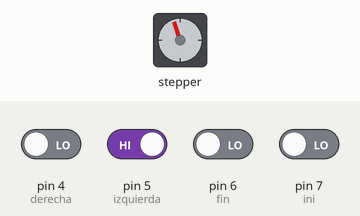
Recording of a sketch running on a simulated Arduino Uno, built with avr-gcc and run on an emulated ATmega328P. Shown: stepper motor. Wiring (inferred from the names in the program): stepper motor driver (200 steps per turn assumed): step pin 8; direction pin 9. The inputs (shaded band) are chosen by the test bench; at power-on: pin 5 (izquierda) HIGH, pin 4 (derecha), pin 6 (fin), pin 7 (ini) LOW.

Above: at 1.25 s.
1.3 s: pin 4 (derecha) driven HIGH
2.8 s: pin 5 (izquierda) driven LOW
At 2.95 s:
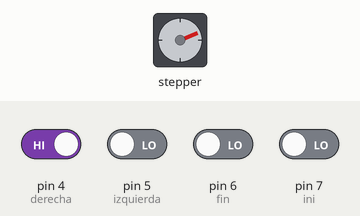
At 3.55 s:
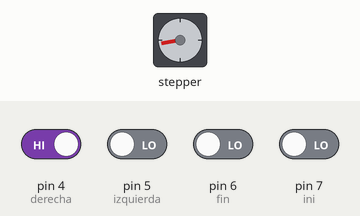
Timing chart, 0 to 14.8 s (numbered marks = the images above; inputs shaded):
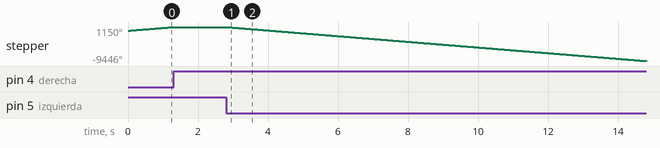

The sketch:

Motor.ino
```cpp
const int derecha = 4; // push button movimiento hacia derecha
const int izquierda = 5; // push button movimiento hacia izquierda
const int fin  = 6; // final de carrera
const int ini = 7; // final de carrera

const int STEP = 8; //
const int DIR = 9; //
const int V = 1; // velocidad, 1 TORNILLO, 5 FAJA Y CREMALLERA,


void setup() {
  // put your setup code here, to run once:
  pinMode(derecha, INPUT);
  pinMode(izquierda, INPUT);
  pinMode(fin, INPUT);
  pinMode(ini, INPUT);

  pinMode(STEP, OUTPUT);
  pinMode(DIR, OUTPUT);

  }

void loop() {


  // Movimiento hacia la derecha
  if ((digitalRead(derecha)==HIGH) && (digitalRead(izquierda)==LOW) && (digitalRead(fin)==LOW)){

    digitalWrite(DIR, LOW);

    digitalWrite(STEP, HIGH);
    delay(V);
    digitalWrite(STEP, LOW);
    delay(V);
    }


  // Movimiento hacia la izquierda
  if ((digitalRead(izquierda)==HIGH) && (digitalRead(ini)==LOW) && (digitalRead(derecha)==LOW) ){
    digitalWrite(DIR, HIGH);

    digitalWrite(STEP, HIGH);
    delay(V);
    digitalWrite(STEP, LOW);
    delay(V);
    }
}
```

Measured:
- after the input at 1.3 s, stepper: stops changing and stays 1150°
- after the input at 2.8 s, stepper: keeps turning counter-clockwise at about 883°/s, starting at once
- by itself, stepper: keeps turning clockwise at about 885°/s
